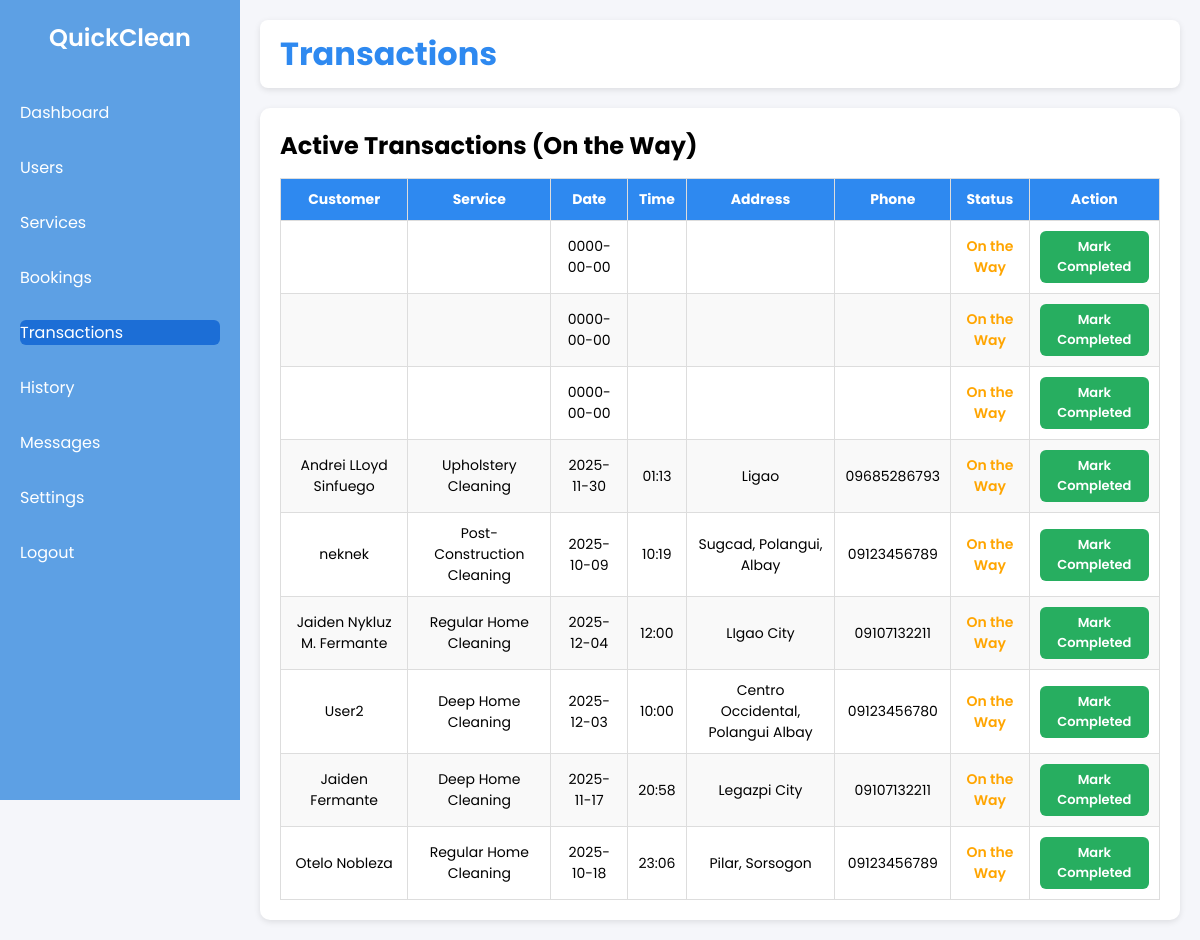
Page /Admin/transactions.php on the committed database.
### tables this page shows
CREATE TABLE `transactions` (
  `transaction_id` int(11) NOT NULL,
  `booking_id` int(11) NOT NULL,
  `customer_name` varchar(100) NOT NULL,
  `service_name` varchar(100) NOT NULL,
  `date` date NOT NULL,
  `time` varchar(50) DEFAULT NULL,
  `address` text DEFAULT NULL,
  `phone` varchar(20) DEFAULT NULL,
  `email` varchar(100) DEFAULT NULL,
  `status` enum('on the way','completed') DEFAULT 'on the way',
  `action_date` timestamp NULL DEFAULT current_timestamp(),
  `proof_image` varchar(255) DEFAULT NULL,
  `completed_at` timestamp NULL DEFAULT NULL
);

### Admin/transactions.php (the view, shortened to what this page needs)
<?php
$conn = new mysqli("localhost", "root", "", "quickclean");
$sql = "SELECT * FROM transactions WHERE status='on the way' ORDER BY action_date DESC";
$result = $conn->query($sql);
?>
<!DOCTYPE html>
<html lang="en">
<head>
</head>
<body>
  <div class="sidebar">
    <h2>QuickClean</h2>
    <ul>
      <li><a href="admindashboard.php">Dashboard</a></li>
      <li><a href="customers.php">Users</a></li>
      <li><a href="services.php">Services</a></li>
      <li><a href="booking.php">Bookings</a></li>
      <li><a href="transactions.php" class="active">Transactions</a></li>
      <li><a href="history.php">History</a></li>
      <li><a href="messages.php">Messages</a></li>
      <li><a href="settings.php">Settings</a></li>
      <li><a href="login.php">Logout</a></li>
    </ul>
  </div>
  <div class="main-content">
    <div class="topbar">
      <h1>Transactions</h1>
    </div>
    <div class="transactions-section">
      <h2>Active Transactions (On the Way)</h2>
      <table>
        <thead>
          <tr>
            <th>Customer</th>
            <th>Service</th>
            <th>Date</th>
            <th>Time</th>
            <th>Address</th>
            <th>Phone</th>
            <th>Status</th>
            <th>Action</th>
          </tr>
        </thead>
        <tbody>
          <?php
          if ($result && $result->num_rows > 0) {
            while ($row = $result->fetch_assoc()) {
              echo "<tr>
                      <td>{$row['customer_name']}</td>
                      <td>{$row['service_name']}</td>
                      <td>{$row['date']}</td>
                      <td>{$row['time']}</td>
                      <td>{$row['address']}</td>
                      <td>{$row['phone']}</td>
                      <td class='status-onway'>On the Way</td>
                      <td><a href='transactions.php?complete={$row['booking_id']}' class='btn btn-complete'>Mark Completed</a></td>
                    </tr>";
            }
          } else {
            echo "<tr><td colspan='8'>No active transactions.</td></tr>";
          }
          ?>
        </tbody>
      </table>
    </div>
  </div>
</body>
</html>

### Admin/transactions.php (style rules this page uses)
* { margin: 0; padding: 0; box-sizing: border-box; }
body { font-family: "Poppins", sans-serif; background: #f5f6fa; display: flex; }
.sidebar { width: 240px; background: #5da0e4; color: #fff; height: 100vh; position: fixed; top: 0; left: 0; padding-top: 20px; }
.sidebar h2 { text-align: center; margin-bottom: 30px; font-weight: 600; }
.sidebar ul { list-style: none; padding: 0; }
.sidebar ul li { padding: 15px 20px; }
.sidebar ul li a { color: #fff; text-decoration: none; font-size: 16px; display: block; transition: background 0.3s; }
.sidebar ul li a:hover, .sidebar ul li a.active { background: #1c6ed6; border-radius: 6px; }
.main-content { margin-left: 240px; padding: 20px; width: calc(100% - 240px); }
.topbar { display: flex; justify-content: space-between; align-items: center; background: #fff; padding: 10px 20px; border-radius: 8px; box-shadow: 0 2px 6px rgba(0,0,0,0.1); margin-bottom: 20px; }
h1 { color: #2E89F0; }
.transactions-section { background: #fff; padding: 20px; border-radius: 10px; box-shadow: 0 2px 6px rgba(0,0,0,0.1); }
table { width: 100%; border-collapse: collapse; margin-top: 15px; }
th, td { border: 1px solid #ddd; padding: 10px; text-align: center; font-size: 14px; }
th { background: #2E89F0; color: #fff; }
tr:nth-child(even) { background: #f9f9f9; }
.status-onway { color: orange; font-weight: 600; }
.btn { padding: 6px 12px; border: none; border-radius: 6px; cursor: pointer; font-size: 13px; font-weight: 600; text-decoration: none; display: inline-block; }
.btn-complete { background: #27ae60; color: #fff; }

### rows in the picture
transactions: date "0000-00-00"
transactions: date "0000-00-00"
transactions: date "0000-00-00"
transactions: customer_name "Andrei LLoyd Sinfuego", service_name "Upholstery Cleaning", date "2025-11-30", time "01:13", address "Ligao", phone "09685286793"
transactions: customer_name "neknek", service_name "Post-Construction Cleaning", date "2025-10-09", time "10:19", address "Sugcad, Polangui, Albay", phone "09123456789"
transactions: customer_name "Jaiden Nykluz M. Fermante", service_name "Regular Home Cleaning", date "2025-12-04", time "12:00", address "LIgao City", phone "09107132211"
transactions: customer_name "User2", service_name "Deep Home Cleaning", date "2025-12-03", time "10:00", address "Centro Occidental, Polangui Albay", phone "09123456780"
transactions: customer_name "Jaiden Fermante", service_name "Deep Home Cleaning", date "2025-11-17", time "20:58", address "Legazpi City", phone "09107132211"
transactions: customer_name "Otelo Nobleza", service_name "Regular Home Cleaning", date "2025-10-18", time "23:06", address "Pilar, Sorsogon", phone "09123456789"
